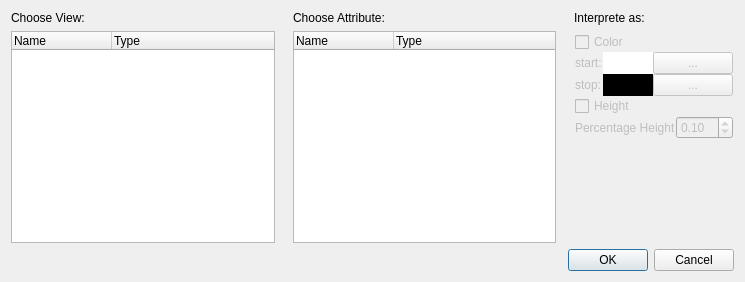
<?xml version="1.0" encoding="UTF-8"?>
<ui version="4.0">
 <class>AddLayerDialog</class>
 <widget class="QDialog" name="AddLayerDialog">
  <property name="geometry">
   <rect>
    <x>0</x>
    <y>0</y>
    <width>745</width>
    <height>282</height>
   </rect>
  </property>
  <property name="windowTitle">
   <string>Add Layer</string>
  </property>
  <layout class="QVBoxLayout" name="verticalLayout_2">
   <item>
    <layout class="QGridLayout" name="gridLayout_3">
     <property name="horizontalSpacing">
      <number>18</number>
     </property>
     <property name="rightMargin">
      <number>0</number>
     </property>
     <property name="bottomMargin">
      <number>0</number>
     </property>
     <item row="0" column="0">
      <widget class="QLabel" name="label">
       <property name="text">
        <string>Choose View:</string>
       </property>
      </widget>
     </item>
     <item row="0" column="1">
      <widget class="QLabel" name="label_2">
       <property name="text">
        <string>Choose Attribute:</string>
       </property>
      </widget>
     </item>
     <item row="0" column="2">
      <widget class="QLabel" name="label_3">
       <property name="text">
        <string>Interprete as:</string>
       </property>
      </widget>
     </item>
     <item row="1" column="0">
      <widget class="QTreeWidget" name="viewList">
       <column>
        <property name="text">
         <string>Name</string>
        </property>
       </column>
       <column>
        <property name="text">
         <string>Type</string>
        </property>
       </column>
      </widget>
     </item>
     <item row="1" column="1">
      <widget class="QTreeWidget" name="attributeList">
       <column>
        <property name="text">
         <string>Name</string>
        </property>
       </column>
       <column>
        <property name="text">
         <string>Type</string>
        </property>
       </column>
      </widget>
     </item>
     <item row="1" column="2">
      <widget class="QFrame" name="interpreteGroup">
       <property name="enabled">
        <bool>false</bool>
       </property>
       <layout class="QVBoxLayout" name="verticalLayout">
        <property name="spacing">
         <number>0</number>
        </property>
        <property name="margin">
         <number>1</number>
        </property>
        <item>
         <layout class="QGridLayout" name="gridLayout_2">
          <property name="spacing">
           <number>0</number>
          </property>
          <item row="1" column="0">
           <layout class="QGridLayout" name="gridLayout">
            <item row="0" column="0">
             <widget class="QLabel" name="label_4">
              <property name="text">
               <string>start:</string>
              </property>
             </widget>
            </item>
            <item row="0" column="1">
             <widget class="QLabel" name="color_start_label">
              <property name="minimumSize">
               <size>
                <width>50</width>
                <height>0</height>
               </size>
              </property>
              <property name="styleSheet">
               <string notr="true">background-color: white</string>
              </property>
              <property name="text">
               <string/>
              </property>
             </widget>
            </item>
            <item row="0" column="2">
             <widget class="QPushButton" name="color_start_button">
              <property name="text">
               <string>...</string>
              </property>
             </widget>
            </item>
            <item row="1" column="0">
             <widget class="QLabel" name="label_5">
              <property name="text">
               <string>stop:</string>
              </property>
             </widget>
            </item>
            <item row="1" column="1">
             <widget class="QLabel" name="color_stop_label">
              <property name="minimumSize">
               <size>
                <width>50</width>
                <height>0</height>
               </size>
              </property>
              <property name="styleSheet">
               <string notr="true">background-color: black</string>
              </property>
              <property name="text">
               <string/>
              </property>
             </widget>
            </item>
            <item row="1" column="2">
             <widget class="QPushButton" name="color_stop_button">
              <property name="text">
               <string>...</string>
              </property>
             </widget>
            </item>
           </layout>
          </item>
          <item row="3" column="0">
           <layout class="QHBoxLayout" name="horizontalLayout">
            <item>
             <widget class="QLabel" name="label_8">
              <property name="sizePolicy">
               <sizepolicy hsizetype="Preferred" vsizetype="Preferred">
                <horstretch>0</horstretch>
                <verstretch>0</verstretch>
               </sizepolicy>
              </property>
              <property name="text">
               <string>Percentage Height</string>
              </property>
             </widget>
            </item>
            <item>
             <widget class="QDoubleSpinBox" name="heightSpinBox">
              <property name="enabled">
               <bool>false</bool>
              </property>
              <property name="sizePolicy">
               <sizepolicy hsizetype="Minimum" vsizetype="Preferred">
                <horstretch>0</horstretch>
                <verstretch>0</verstretch>
               </sizepolicy>
              </property>
              <property name="singleStep">
               <double>0.010000000000000</double>
              </property>
              <property name="value">
               <double>0.100000000000000</double>
              </property>
             </widget>
            </item>
           </layout>
          </item>
          <item row="0" column="0">
           <widget class="QCheckBox" name="colorCheckBox">
            <property name="text">
             <string>Color</string>
            </property>
           </widget>
          </item>
          <item row="2" column="0">
           <widget class="QCheckBox" name="heightCheckBox">
            <property name="text">
             <string>Height</string>
            </property>
           </widget>
          </item>
         </layout>
        </item>
        <item>
         <spacer name="verticalSpacer">
          <property name="orientation">
           <enum>Qt::Vertical</enum>
          </property>
          <property name="sizeHint" stdset="0">
           <size>
            <width>20</width>
            <height>40</height>
           </size>
          </property>
         </spacer>
        </item>
       </layout>
      </widget>
     </item>
    </layout>
   </item>
   <item>
    <widget class="QDialogButtonBox" name="buttonBox">
     <property name="orientation">
      <enum>Qt::Horizontal</enum>
     </property>
     <property name="standardButtons">
      <set>QDialogButtonBox::Cancel|QDialogButtonBox::Ok</set>
     </property>
    </widget>
   </item>
  </layout>
 </widget>
 <resources/>
 <connections>
  <connection>
   <sender>buttonBox</sender>
   <signal>accepted()</signal>
   <receiver>AddLayerDialog</receiver>
   <slot>accept()</slot>
   <hints>
    <hint type="sourcelabel">
     <x>248</x>
     <y>254</y>
    </hint>
    <hint type="destinationlabel">
     <x>157</x>
     <y>274</y>
    </hint>
   </hints>
  </connection>
  <connection>
   <sender>buttonBox</sender>
   <signal>rejected()</signal>
   <receiver>AddLayerDialog</receiver>
   <slot>reject()</slot>
   <hints>
    <hint type="sourcelabel">
     <x>316</x>
     <y>260</y>
    </hint>
    <hint type="destinationlabel">
     <x>286</x>
     <y>274</y>
    </hint>
   </hints>
  </connection>
  <connection>
   <sender>colorCheckBox</sender>
   <signal>clicked(bool)</signal>
   <receiver>color_start_button</receiver>
   <slot>setEnabled(bool)</slot>
   <hints>
    <hint type="sourcelabel">
     <x>569</x>
     <y>54</y>
    </hint>
    <hint type="destinationlabel">
     <x>684</x>
     <y>84</y>
    </hint>
   </hints>
  </connection>
  <connection>
   <sender>colorCheckBox</sender>
   <signal>clicked(bool)</signal>
   <receiver>color_stop_button</receiver>
   <slot>setEnabled(bool)</slot>
   <hints>
    <hint type="sourcelabel">
     <x>546</x>
     <y>51</y>
    </hint>
    <hint type="destinationlabel">
     <x>661</x>
     <y>119</y>
    </hint>
   </hints>
  </connection>
  <connection>
   <sender>heightCheckBox</sender>
   <signal>clicked(bool)</signal>
   <receiver>heightSpinBox</receiver>
   <slot>setEnabled(bool)</slot>
   <hints>
    <hint type="sourcelabel">
     <x>558</x>
     <y>155</y>
    </hint>
    <hint type="destinationlabel">
     <x>711</x>
     <y>183</y>
    </hint>
   </hints>
  </connection>
 </connections>
</ui>
